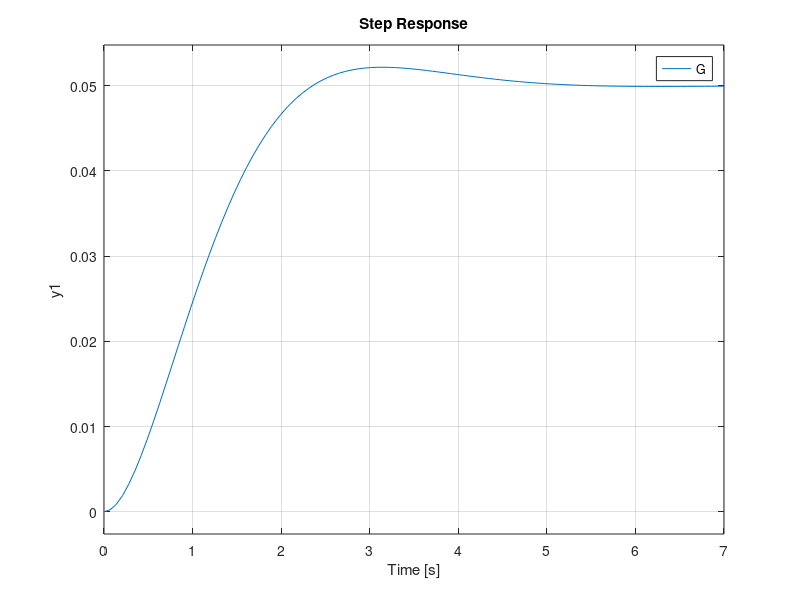

MATLAB code for this plot:
clear
K = 1;
s = tf('s');
G = 20*(s+1)/((s^2+2*s+2)*(s^2+20*s+200));
H = (s+1)/(10*(s^2+2*s+2));
Y = 1/(10*(s^2+2*s+2));
clf
step(G)
hold on
step(H)
step(Y)
legend('G','H','Y');